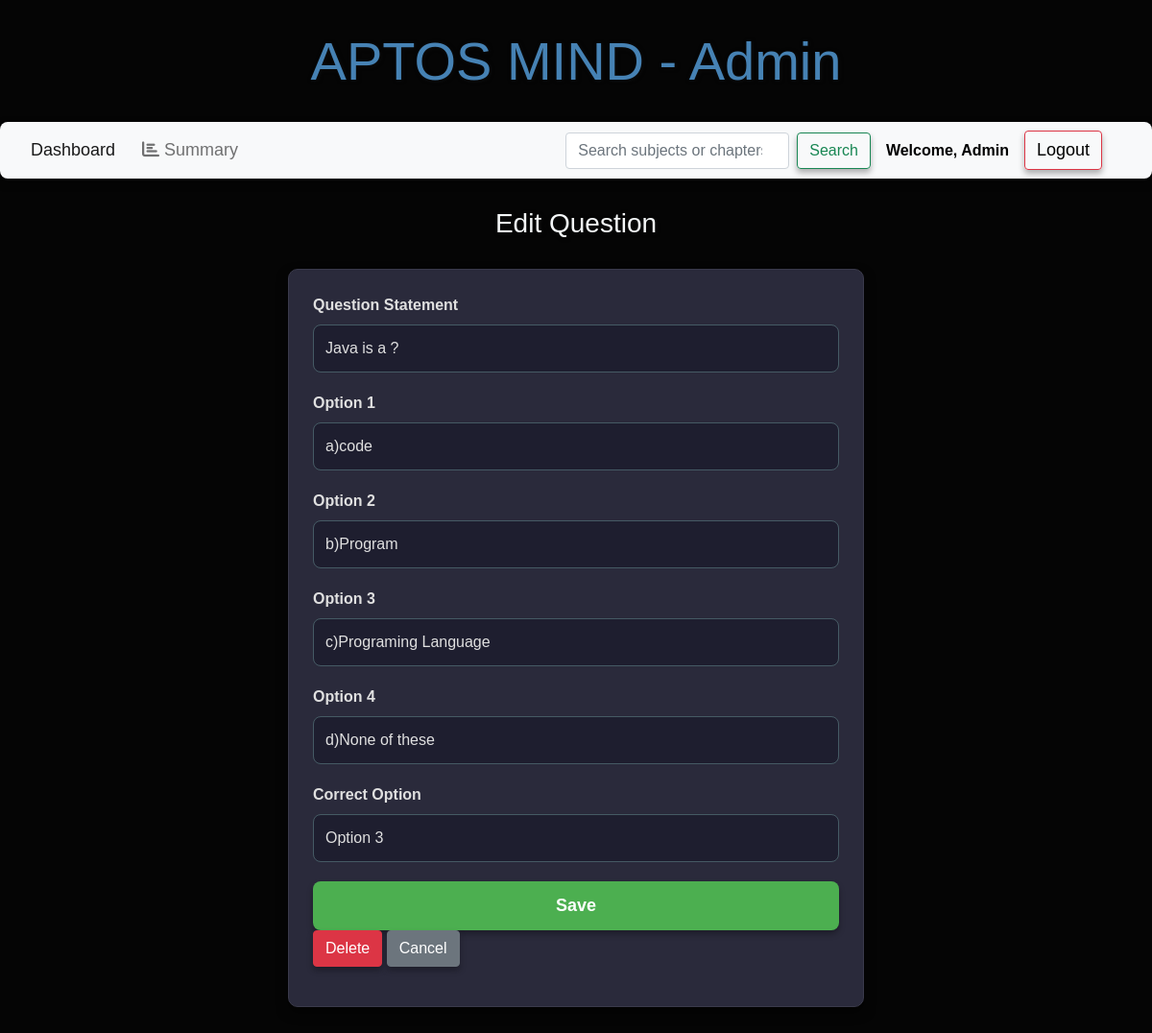
The page /edit_question/2/JAVA on the database its author committed.
### backend/models.py (models this page shows)
class Question(db.Model):
    __tablename__ = "question"
    id = db.Column(db.Integer, primary_key=True)
    question_statement = db.Column(db.String, nullable=False)
    option1 = db.Column(db.String, nullable=False)
    option2 = db.Column(db.String, nullable=False)
    option3 = db.Column(db.String, nullable=False)
    option4 = db.Column(db.String, nullable=False)
    correct_option = db.Column(db.String, nullable=False)
    quiz_id = db.Column(db.Integer, db.ForeignKey("quiz.id"), nullable=False)

### backend/controllers.py (the view, shortened to what this page needs)
@app.route("/edit_question/<question_id>/<name>", methods=["GET", "POST"])
def edit_question(question_id, name):
    question = Question.query.get(question_id)
    return render_template("edit_question.html", question=question, name=name)

### templates/edit_question.html (shortened to what this page needs)
{% extends "admin_layout.html" %}
{% block content %}
<body class="edit-page">
    <div class="center"><h3>Edit Question</h3></div>
    <form action="/edit_question/{{question.id}}/{{name}}" method="POST">
        <div class="input_form">
            <div class="mb-3">
                <label for="question_statement" class="form-label">Question Statement</label>
                <input type="text" class="form-control" name="question_statement" id="question_statement" value="{{question.question_statement}}" required>
            </div>
            <div class="mb-3">
                <label for="option1" class="form-label">Option 1</label>
                <input type="text" class="form-control" name="option1" id="option1" value="{{question.option1}}" required>
            </div>
            <div class="mb-3">
                <label for="option2" class="form-label">Option 2</label>
                <input type="text" class="form-control" name="option2" id="option2" value="{{question.option2}}" required>
            </div>
            <div class="mb-3">
                <label for="option3" class="form-label">Option 3</label>
                <input type="text" class="form-control" name="option3" id="option3" value="{{question.option3}}" required>
            </div>
            <div class="mb-3">
                <label for="option4" class="form-label">Option 4</label>
                <input type="text" class="form-control" name="option4" id="option4" value="{{question.option4}}" required>
            </div>
            <div class="mb-3">
                <label for="correct_option" class="form-label">Correct Option</label>
                <select class="form-control" name="correct_option" id="correct_option" required>
                    <option value="option3" {% if question.correct_option == "option3" %}selected{% endif %}>Option 3</option>
                </select>
            </div>
            <div class="mb-3">
                <button type="submit" class="btn btn-primary">Save</button>
                <a href="/delete_question/{{question.id}}/{{name}}" class="btn btn-danger">Delete</a>
                <a href="/admin/{{name}}" class="btn btn-secondary">Cancel</a>
            </div>
        </div>
    </form>
</body>
{% endblock %}

### static/styles/main.css (style rules this page uses)
body { background: #add8e6; font-family: 'Poppins', sans-serif; color: #0e3d49; margin: 0; padding: 0; }
body.welcome-page, body.login-page, body.signup-page { background: #141414; color: #ffffff; }
h1, h2, h3, h4, h5, h6 { color: #f4f7f8; font-family: 'Poppins', sans-serif; margin-bottom: 20px; text-shadow: 1px 1px 4px rgba(17, 17, 17, 0.6); }
.btn { display: inline-block; padding: 12px 25px; font-size: 16px; font-weight: bold; text-align: center; text-decoration: none; border-radius: 8px; transition: all 0.3s ease; cursor: pointer; box-shadow: 0 4px 6px rgba(0, 0, 0, 0.3); }
.btn-primary { background-color: #4caf50; color: #ffffff; border: none; }
.btn-secondary { background-color: #607d8b; color: #ffffff; border: none; }
.btn-danger { background-color: #f44336; color: #000000; border: none; }
.input_form { max-width: 600px; margin: 30px auto; padding: 25px; background-color: #2a2a3b; border: 1px solid #3a3a4b; border-radius: 10px; box-shadow: 0 6px 12px rgba(0, 0, 0, 0.5); }
.input_form label { font-weight: bold; margin-bottom: 8px; display: block; font-size: 16px; color: #e0e0e0; }
.input_form input, .input_form textarea, .input_form select { width: 100%; padding: 12px; margin-bottom: 20px; border: 1px solid #455a64; border-radius: 8px; font-size: 16px; background-color: #1e1e2f; color: #e0e0e0; }
.input_form button { width: 100%; padding: 12px; font-size: 18px; font-weight: bold; border: none; border-radius: 8px; background-color: #4caf50; color: #ffffff; cursor: pointer; transition: all 0.3s ease; }
.center { text-align: center; margin: 30px 0; color: #ffffff; }

### templates/admin_layout.html (style rules this page uses)
body { margin: 0; padding: 0; font-family: 'Poppins', sans-serif; color: #000000; }

### rows shown on the page
Question: question_statement "Java is a ?", option1 "a)code", option2 "b)Program", option3 "c)Programing Language", option4 "d)None of these", correct_option "Option 3"
